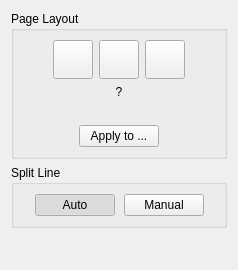
<?xml version="1.0" encoding="UTF-8"?>
<ui version="4.0">
 <class>PageSplitOptionsWidget</class>
 <widget class="QWidget" name="PageSplitOptionsWidget">
  <property name="geometry">
   <rect>
    <x>0</x>
    <y>0</y>
    <width>238</width>
    <height>270</height>
   </rect>
  </property>
  <property name="sizePolicy">
   <sizepolicy hsizetype="Preferred" vsizetype="Preferred">
    <horstretch>0</horstretch>
    <verstretch>0</verstretch>
   </sizepolicy>
  </property>
  <property name="windowTitle">
   <string>Form</string>
  </property>
  <layout class="QVBoxLayout" name="pageSplitVerticalLayout">
   <item>
    <widget class="QGroupBox" name="pageSplitGroupBox">
     <property name="title">
      <string>Page Layout</string>
     </property>
     <layout class="QVBoxLayout" name="verticalLayout">
      <item>
       <layout class="QHBoxLayout" name="horizontalLayout">
        <property name="sizeConstraint">
         <enum>QLayout::SetDefaultConstraint</enum>
        </property>
        <item>
         <spacer name="horizontalSpacer">
          <property name="orientation">
           <enum>Qt::Horizontal</enum>
          </property>
          <property name="sizeHint" stdset="0">
           <size>
            <width>13</width>
            <height>20</height>
           </size>
          </property>
         </spacer>
        </item>
        <item>
         <widget class="QToolButton" name="singlePageUncutBtn">
          <property name="icon">
           <iconset resource="../../../resources/resources.qrc">
            <normaloff>:/icons/single_page_uncut.png</normaloff>
            <normalon>:/icons/single_page_uncut_selected.png</normalon>:/icons/single_page_uncut.png</iconset>
          </property>
          <property name="iconSize">
           <size>
            <width>32</width>
            <height>32</height>
           </size>
          </property>
          <property name="checkable">
           <bool>true</bool>
          </property>
          <property name="checked">
           <bool>false</bool>
          </property>
          <property name="autoExclusive">
           <bool>true</bool>
          </property>
         </widget>
        </item>
        <item>
         <widget class="QToolButton" name="pagePlusOffcutBtn">
          <property name="icon">
           <iconset resource="../../../resources/resources.qrc">
            <normaloff>:/icons/right_page_plus_offcut.png</normaloff>
            <normalon>:/icons/right_page_plus_offcut_selected.png</normalon>:/icons/right_page_plus_offcut.png</iconset>
          </property>
          <property name="iconSize">
           <size>
            <width>32</width>
            <height>32</height>
           </size>
          </property>
          <property name="checkable">
           <bool>true</bool>
          </property>
          <property name="checked">
           <bool>false</bool>
          </property>
          <property name="autoExclusive">
           <bool>true</bool>
          </property>
         </widget>
        </item>
        <item>
         <widget class="QToolButton" name="twoPagesBtn">
          <property name="icon">
           <iconset resource="../../../resources/resources.qrc">
            <normaloff>:/icons/two_pages.png</normaloff>
            <normalon>:/icons/two_pages_selected.png</normalon>:/icons/two_pages.png</iconset>
          </property>
          <property name="iconSize">
           <size>
            <width>32</width>
            <height>32</height>
           </size>
          </property>
          <property name="checkable">
           <bool>true</bool>
          </property>
          <property name="autoExclusive">
           <bool>true</bool>
          </property>
         </widget>
        </item>
        <item>
         <spacer name="horizontalSpacer_2">
          <property name="orientation">
           <enum>Qt::Horizontal</enum>
          </property>
          <property name="sizeHint" stdset="0">
           <size>
            <width>13</width>
            <height>20</height>
           </size>
          </property>
         </spacer>
        </item>
       </layout>
      </item>
      <item>
       <widget class="QLabel" name="scopeLabel">
        <property name="text">
         <string>?</string>
        </property>
        <property name="alignment">
         <set>Qt::AlignCenter</set>
        </property>
       </widget>
      </item>
      <item>
       <widget class="QLabel" name="emptyLabel">
        <property name="text">
         <string></string>
        </property>
         <property name="alignment">
          <set>Qt::AlignCenter</set>
         </property>
       </widget>
      </item>
      <item>
       <layout class="QHBoxLayout">
        <item>
         <spacer>
          <property name="orientation">
           <enum>Qt::Horizontal</enum>
          </property>
          <property name="sizeHint" stdset="0">
           <size>
            <width>40</width>
            <height>20</height>
           </size>
          </property>
         </spacer>
        </item>
        <item>
         <widget class="QPushButton" name="changeBtn">
          <property name="text">
           <string>Apply to ...</string>
          </property>
         </widget>
        </item>
        <item>
         <spacer>
          <property name="orientation">
           <enum>Qt::Horizontal</enum>
          </property>
          <property name="sizeHint" stdset="0">
           <size>
            <width>40</width>
            <height>20</height>
           </size>
          </property>
         </spacer>
        </item>
       </layout>
      </item>
     </layout>
    </widget>
   </item>
   <item>
    <widget class="QGroupBox" name="splitLineGroup">
     <property name="title">
      <string>Split Line</string>
     </property>
     <layout class="QVBoxLayout" name="verticalLayout_2">
      <property name="spacing">
       <number>9</number>
      </property>
      <property name="leftMargin">
       <number>9</number>
      </property>
      <property name="topMargin">
       <number>9</number>
      </property>
      <item>
       <layout class="QHBoxLayout" name="horizontalLayout_3">
        <item>
         <spacer name="horizontalSpacer_3">
          <property name="orientation">
           <enum>Qt::Horizontal</enum>
          </property>
          <property name="sizeHint" stdset="0">
           <size>
            <width>1</width>
            <height>20</height>
           </size>
          </property>
         </spacer>
        </item>
        <item>
         <widget class="QPushButton" name="autoBtn">
          <property name="text">
           <string>Auto</string>
          </property>
          <property name="checkable">
           <bool>true</bool>
          </property>
          <property name="checked">
           <bool>true</bool>
          </property>
          <property name="autoExclusive">
           <bool>true</bool>
          </property>
         </widget>
        </item>
        <item>
         <widget class="QPushButton" name="manualBtn">
          <property name="text">
           <string>Manual</string>
          </property>
          <property name="checkable">
           <bool>true</bool>
          </property>
          <property name="autoExclusive">
           <bool>true</bool>
          </property>
         </widget>
        </item>
        <item>
         <spacer name="horizontalSpacer_4">
          <property name="orientation">
           <enum>Qt::Horizontal</enum>
          </property>
          <property name="sizeHint" stdset="0">
           <size>
            <width>1</width>
            <height>20</height>
           </size>
          </property>
         </spacer>
        </item>
       </layout>
      </item>
     </layout>
    </widget>
   </item>
   <item>
    <spacer name="verticalSpacer">
     <property name="orientation">
      <enum>Qt::Vertical</enum>
     </property>
     <property name="sizeHint" stdset="0">
      <size>
       <width>20</width>
       <height>52</height>
      </size>
     </property>
    </spacer>
   </item>
  </layout>
 </widget>
 <resources>
  <include location="../../../resources/resources.qrc"/>
 </resources>
 <connections/>
</ui>
